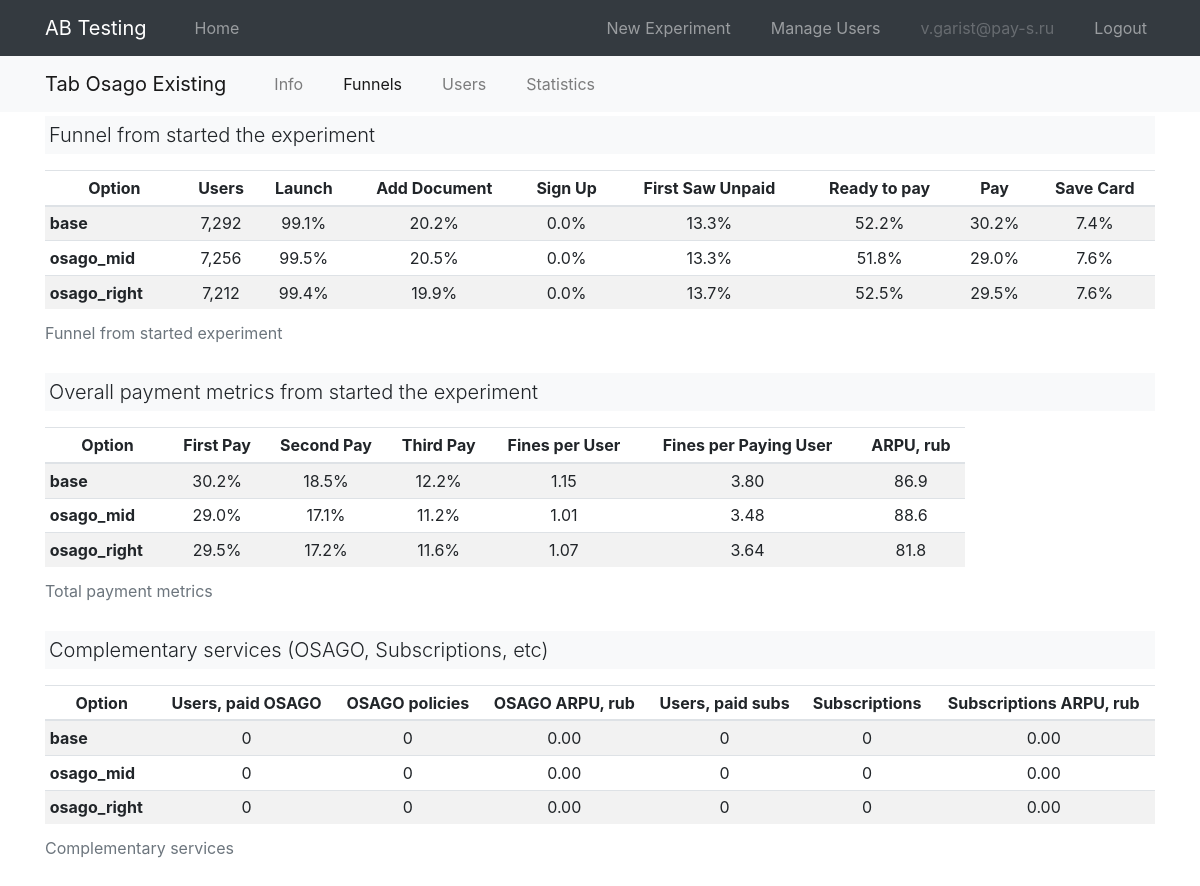
The page /exp_ios_tab_osago_existing/funnel (signed in) on the database its author committed.
### models.py (models this page shows, shortened)
class User(UserMixin, db.Model):
    id = db.Column(db.Integer, primary_key=True)
    email = db.Column(db.String(120), index=True, unique=True)
    password_hash = db.Column(db.String(128))
    is_admin = db.Column(db.Boolean, unique=False, default=False)

class ABExperiment(db.Model):
    __tablename__ = "experiment"
    __table_args__ = (db.UniqueConstraint('app_id', 'name', name="unique_constraint_app_exp"), )
    id = db.Column(db.Integer, primary_key=True)
    app_id = db.Column(db.Integer, db.ForeignKey("app.id"))
    name = db.Column(db.String(120), index=True)
    description = db.Column(db.Text)
    metrics = db.Column(db.Text)
    start_date = db.Column(db.Date)
    end_date = db.Column(db.Date)
    options = db.relationship('ABOption', backref='experiment') # cascade="all, delete-orphan"
    @property
    def metrics_json(self):
        return json.loads(self.metrics) if self.metrics is not None else dict()
    @property
    def clean_name(self):
        clean_name = " ".join(
            [i.capitalize() for i in self.name.split("_") if i not in ("exp", "ios", "android")]
        )
        return clean_name
    @property
    def sorted_options(self):
        options = sorted(self.options, key=lambda x: (-x.is_control_group, x.name))
        return [i.name for i in options]

class ABOption(db.Model):
    __tablename__ = "option"
    id = db.Column(db.Integer, primary_key=True)
    name = db.Column(db.String(120))
    is_control_group = db.Column(db.Boolean) # base, ...
    experiment_id = db.Column(db.Integer, db.ForeignKey('experiment.id'))

### ab/ab.py (the view)
@bp.route("/<exp_name>/funnel")
@login_required
def detail_funnel(exp_name):
    exp = ABExperiment.query.filter_by(name=exp_name).first()
    if exp is None:
        abort(404)
    return render_template("ab/ab_item_funnel.html", exp=exp, active_link="funnel")

### main.py (called while the page is built)
@login.user_loader
def load_user(id):
    return User.query.get(int(id))

### templates/ab/ab_item_funnel.html (shortened to what this page needs)
{% extends "base.html" %}
{% from "macros/plots/barprot_total.html" import barprot_total %}
{% from "macros/plots/donut.html" import donut %}
{% block second_nav %}
{% include "ab/_second_nav.html" %}
{% endblock %}
{% block content %}
<div class="container">
    <p class="lead bg-light p-1">Funnel from started the experiment</p>
    <div class="row mt-0">
        <div class="col">
            <table class="table table-hover table-sm table-striped">
                <caption>Funnel from started experiment</caption>
                <thead>
                    <tr>
                    {% for col in ['Option', 'Users', 'Launch', 'Add Document', 'Sign Up', 'First Saw Unpaid', 'Ready to pay', 'Pay', 'Save Card'] %}
                    <th scope="col" class='text-center'>{{ col }}</th>
                    {% endfor %}
                    </tr>
                </thead>
                <tbody>
                    {% for option in exp.sorted_options %}
                    <tr class='text-center'>
                        <th scope="row" class="text-left">{{ option }}</th>
                        <td scope="row">{{ "{:,}".format(exp.metrics_json.get("cnt_users_all").get(option)) }}</td>
                        {% for i in ["funnel_launch", "funnel_add_document", "funnel_sign_up", "funnel_first_saw_unpaid", "funnel_ready_to_pay", "funnel_pay", "funnel_save_card"] %}
                        <td scope="row">{{ "{:.1%}".format(exp.metrics_json.get(i, dict()).get(option, 0)) }}</td>
                        {% endfor %}
                    </tr>
                    {% endfor %}
                </tbody>
            </table>
        </div>
    </div>
    <p class="lead bg-light p-1">Overall payment metrics from started the experiment</p>
    <div class="row mt-0">
        <div class="col-10">
            <table class="table table-hover table-sm table-striped">
                <caption>Total payment metrics</caption>
                <thead>
                    <tr>
                    {% for col in ['Option', 'First Pay', 'Second Pay', 'Third Pay', 'Fines per User', 'Fines per Paying User', 'ARPU, rub'] %}
                    <th scope="col" class='text-center'>{{ col }}</th>
                    {% endfor %}
                    </tr>
                </thead>
                <tbody>
                    {% for option in exp.sorted_options %}
                    <tr class='text-center'>
                        <th scope="row" class="text-left">{{ option }}</th>
                        {% for i in ["funnel_first_pay", "funnel_second_pay", "funnel_third_pay"] %}
                        <td scope="row">{{ "{:.1%}".format(exp.metrics_json.get(i).get(option)) }}</td>
                        {% endfor %}
                        <td scope="row">{{ "{:.2f}".format(exp.metrics_json.get("avg_fines_all").get(option)) }}</td>
                        <td scope="row">{{ "{:.2f}".format(exp.metrics_json.get("avg_fines_pp_all").get(option)) }}</td>
                        <td scope="row">{{ "{:.1f}".format(exp.metrics_json.get("arpu_all").get(option)) }}</td>
                    </tr>
                    {% endfor %}
                </tbody>
            </table>
        </div>
    </div>
    <p class="lead bg-light p-1">Complementary services (OSAGO, Subscriptions, etc)</p>
    <div class="row mt-0">
        <div class="col-12">
            <table class="table table-hover table-sm table-striped">
                <caption>Complementary services</caption>
                <thead>
                    <tr>
                    {% for col in ['Option', 'Users, paid OSAGO', 'OSAGO policies', 'OSAGO ARPU, rub', 'Users, paid subs', 'Subscriptions', 'Subscriptions ARPU, rub'] %}
                    <th scope="col" class='text-center'>{{ col }}</th>
                    {% endfor %}
                    </tr>
                </thead>
                <tbody>
                    {% for option in exp.sorted_options %}
                    <tr class='text-center'>
                        <th scope="row" class="text-left">{{ option }}</th>
                        <td scope="row">{{ "{:d}".format(exp.metrics_json.get("funnel_purchase_osago").get(option)) }}</td>
                        <td scope="row">{{ "{:d}".format(exp.metrics_json.get("funnel_cnt_osago").get(option)) }}</td>
                        <td scope="row">{{ "{:.2f}".format(exp.metrics_json.get("osago_arpu_all").get(option)) }}</td>
                        <td scope="row">{{ "{:d}".format(exp.metrics_json.get("funnel_subscription_paid").get(option)) }}</td>
                        <td scope="row">{{ "{:d}".format(exp.metrics_json.get("funnel_cnt_subscription").get(option)) }}</td>
                        <td scope="row">{{ "{:.2f}".format(exp.metrics_json.get("subscription_arpu_all").get(option)) }}</td>
                    </tr>
                    {% endfor %}
                </tbody>
            </table>
        </div>
    </div>
</div>
{% endblock %}

### templates/base.html (shortened to what this page needs)
<!DOCTYPE html>
<html>
    <head>
        <link rel="stylesheet" href="https://stackpath.bootstrapcdn.com/bootstrap/4.5.0/css/bootstrap.min.css">
        <link rel="stylesheet" href="https://stackpath.bootstrapcdn.com/font-awesome/4.7.0/css/font-awesome.min.css">
        <link rel="stylesheet" type="text/css" href="{{ url_for('static', filename='css/style.css') }}">
    </head>
    <body>
    <nav class="navbar navbar-expand-md navbar-dark bg-dark fixed-top">
        <div class="container">
            <a class="navbar-brand" href="{{ url_for('ab.index') }}">AB Testing</a>
            <div class="collapse navbar-collapse" id="navbarCollapse">
                <ul class="navbar-nav mr-auto">
                    <li class="nav-item {{ 'active' if active_link == 'home' else None }} ml-4">
                        <a class="nav-link" href="{{ url_for('ab.index') }}">Home</a>
                    </li>
                </ul>
                <ul class="navbar-nav ml-auto">
                {% if current_user.is_authenticated %}
                {% if current_user.is_admin %}
                    <li class="nav-item mr-4 {{ 'active' if active_link == 'create_experiment' else None }}">
                    <a class="nav-link" href="{{ url_for('admin.create_experiment') }}">New Experiment</a>
                    </li>
                    <li class="nav-item mr-4 {{ 'active' if active_link == 'manage_users' else None }}">
                    <a class="nav-link" href="{{ url_for('admin.manage_users') }}">Manage Users</a>
                    </li>
                {% endif %}
                    <li class="nav-item mr-4">
                    <a class="nav-link disabled">{{ current_user.email }}</a>
                    </li>
                    <li class="nav-item">
                    <a class="nav-link" href="{{ url_for('auth.logout') }}">Logout</a>
                    </li>
                {% endif %}
                </ul>
            </div>
        </div>
    </nav>
    {% block second_nav %}{% endblock %}
    {% block content %}
    {% endblock %}
    </body>
</html>

### templates/ab/_second_nav.html (shortened to what this page needs)
<nav class="navbar navbar-expand-md navbar-light bg-light">
    <div class="container mx-auto">
        <a class="navbar-brand" href="{{ url_for('ab.detail', exp_name=exp.name) }}">{{ exp.clean_name }}</a>
        <div class="collapse navbar-collapse" id="navbar2Collapse">
            <ul class="navbar-nav ml-4">
                <li class="nav-item {{ 'active' if active_link == 'info' else None }} mr-4">
                    <a class="nav-link" href="{{ url_for('ab.detail', exp_name=exp.name) }}">Info</a>
                </li>
                <li class="nav-item {{ 'active' if active_link == 'funnel' else None }} mr-4">
                    <a class="nav-link" href="{{ url_for('ab.detail_funnel', exp_name=exp.name) }}">Funnels</a>
                </li>
                <li class="nav-item {{ 'active' if active_link == 'users' else None }} mr-4">
                    <a class="nav-link" href="{{ url_for('ab.detail_users', exp_name=exp.name) }}">Users</a>
                </li>
                <li class="nav-item {{ 'active' if active_link == 'stats' else None }} mr-4">
                    <a class="nav-link" href="{{ url_for('ab.detail_stats', exp_name=exp.name, period='1d') }}">Statistics</a>
                </li>
            </ul>
        </div>
    </div>
</nav>

### static/css/style.css (style rules this page uses)
body { padding-top: 3.5rem; }

### rows shown on the page
User: email "v.garist@pay-s.ru"
ABExperiment: clean_name "Tab Osago Existing", metrics_json.get "7,292", metrics.name "99.1%" "20.2%" "0.0%" "13.3%" "52.2%" "30.2%" "7.4%" "99.5%" "20.5%" "0.0%" "13.3%" "51.8%" "29.0%" "7.6%" "99.4%" "19.9%" "0.0%" "13.7%" "52.5%" "29.5%" "7.6%", metrics_json.get "7,256", metrics_json.get "7,212", metrics_json.get "30.2%" "18.5%" "12.2%" "29.0%" "17.1%" "11.2%" "29.5%" "17.2%" "11.6%", metrics_json.get "1.15", metrics_json.get "3.80", metrics_json.get "86.9", metrics_json.get "1.01", metrics_json.get "3.48", metrics_json.get "88.6", metrics_json.get "1.07", metrics_json.get "3.64", metrics_json.get "81.8", metrics_json.get "0", metrics_json.get "0.00"
ABOption: name "base"
ABOption: name "osago_mid"
ABOption: name "osago_right"

### other values the page prints
{{ col }} "Option" "Users" "Launch" "Add Document" "Sign Up" "First Saw Unpaid" "Ready to pay" "Pay" "Save Card"
{{ col }} "Option" "First Pay" "Second Pay" "Third Pay" "Fines per User" "Fines per Paying User" "ARPU, rub"
{{ col }} "Option" "Users, paid OSAGO" "OSAGO policies" "OSAGO ARPU, rub" "Users, paid subs" "Subscriptions" "Subscriptions ARPU, rub"
